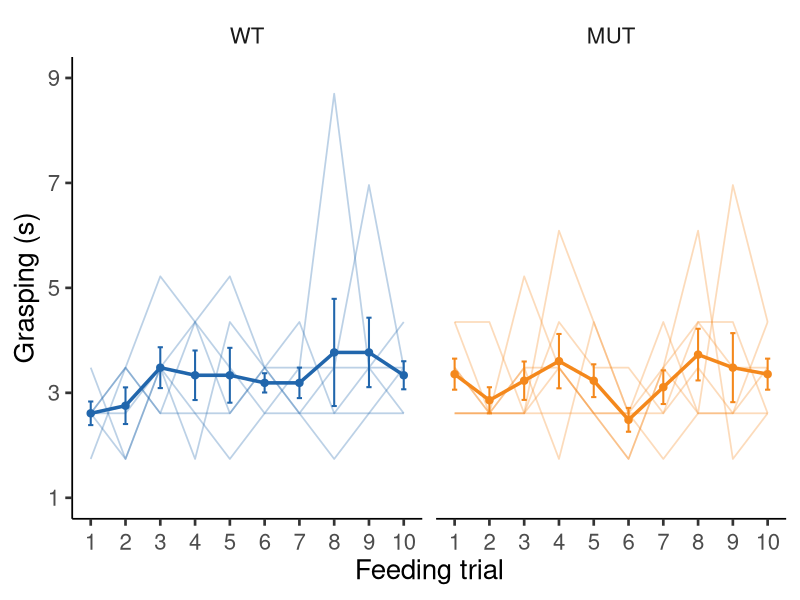
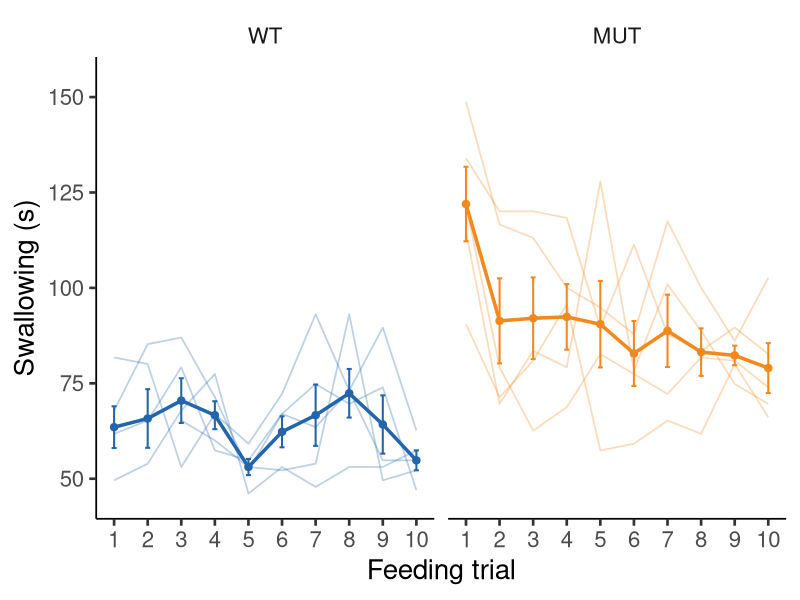
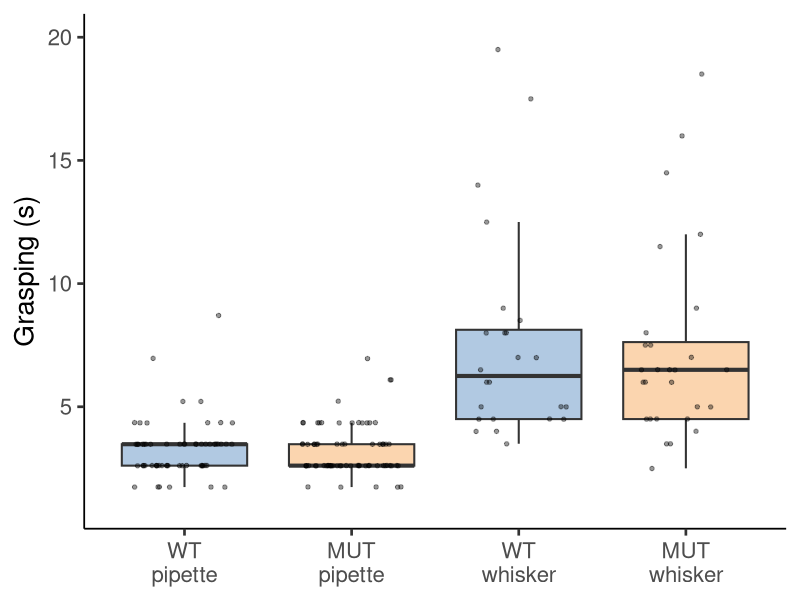

Here is the R script that generated these plots, in order:
# Fig. S8d-f: Feeding behavior
# Author: Ruohan Zhong

# Packages
library(tidyverse)

# Plot colors
my_cols <- c(WT = "#2166ac", MUT = "#f4881c")

# Load and prepare 10-trial grasping data
grasp_10 <- read.csv("grasp_pipette_10.csv") |>
  as_tibble() |>
  filter(method == "pipette") |>
  mutate(
    genotype   = factor(genotype, levels = c("WT", "MUT")),
    animalID   = factor(animalID),
    trial      = factor(trial, levels = 1:10),
    trial_num  = as.numeric(as.character(trial)),
    method     = factor(method),
    starvation = factor(starvation),
    animal     = animalID,
    time       = Tgrasp
  )

# Load and prepare 10-trial swallowing data
swallow_10 <- read.csv("swallow_pipette_10.csv") |>
  as_tibble() |>
  filter(method == "pipette") |>
  mutate(
    genotype   = factor(genotype, levels = c("WT", "MUT")),
    animalID   = factor(animalID),
    trial      = factor(trial, levels = 1:10),
    trial_num  = as.numeric(as.character(trial)),
    method     = factor(method),
    starvation = factor(starvation),
    animal     = animalID,
    time       = Tswallow
  )

# Fig. S8d - Grasping across 10 feeding trials
grasp_10_summary <- grasp_10 |>
  group_by(genotype, trial_num) |>
  summarise(
    mean_time = mean(time, na.rm = TRUE),
    se_time   = sd(time, na.rm = TRUE) / sqrt(dplyr::n()),
    .groups   = "drop"
  )

p_grasp_10 <- ggplot() +
  geom_line(
    data = grasp_10,
    aes(x = trial_num, y = time, group = animal, color = genotype),
    alpha = 0.3,
    linewidth = 0.6
  ) +
  geom_line(
    data = grasp_10_summary,
    aes(x = trial_num, y = mean_time, color = genotype),
    linewidth = 1.2
  ) +
  geom_point(
    data = grasp_10_summary,
    aes(x = trial_num, y = mean_time, color = genotype),
    size = 2.2
  ) +
  geom_errorbar(
    data = grasp_10_summary,
    aes(
      x = trial_num,
      ymin = mean_time - se_time,
      ymax = mean_time + se_time,
      color = genotype
    ),
    width = 0.15,
    linewidth = 0.7
  ) +
  facet_wrap(~ genotype, nrow = 1) +
  scale_color_manual(values = my_cols) +
  scale_x_continuous(breaks = 1:10, labels = 1:10) +
  scale_y_continuous(limits = c(1, 9), breaks = c(1, 3, 5, 7, 9)) +
  labs(
    x = "Feeding trial",
    y = "Grasping (s)"
  ) +
  theme_classic(base_size = 20) +
  theme(
    axis.line = element_line(color = "black", linewidth = 0.6),
    panel.border = element_blank(),
    strip.background = element_blank(),
    strip.text = element_text(face = "plain"),
    legend.position = "none",
    axis.text.x = element_text(angle = 0, vjust = 0.5)
  )

p_grasp_10

# Fig. S8e - Swallowing across 10 feeding trials
swallow_10_summary <- swallow_10 |>
  group_by(genotype, trial_num) |>
  summarise(
    mean_time = mean(time, na.rm = TRUE),
    se_time   = sd(time, na.rm = TRUE) / sqrt(dplyr::n()),
    .groups   = "drop"
  )

p_swallow_10 <- ggplot() +
  geom_line(
    data = swallow_10,
    aes(x = trial_num, y = time, group = animal, color = genotype),
    alpha = 0.3,
    linewidth = 0.6
  ) +
  geom_line(
    data = swallow_10_summary,
    aes(x = trial_num, y = mean_time, color = genotype),
    linewidth = 1.2
  ) +
  geom_point(
    data = swallow_10_summary,
    aes(x = trial_num, y = mean_time, color = genotype),
    size = 2.2
  ) +
  geom_errorbar(
    data = swallow_10_summary,
    aes(
      x = trial_num,
      ymin = mean_time - se_time,
      ymax = mean_time + se_time,
      color = genotype
    ),
    width = 0.15,
    linewidth = 0.7
  ) +
  facet_wrap(~ genotype, nrow = 1) +
  scale_color_manual(values = my_cols) +
  scale_x_continuous(breaks = 1:10, labels = 1:10) +
  scale_y_continuous(
    limits = c(45, 155),
    breaks = c(50, 75, 100, 125, 150)
  ) +
  labs(
    x = "Feeding trial",
    y = "Swallowing (s)"
  ) +
  theme_classic(base_size = 20) +
  theme(
    axis.line = element_line(color = "black", linewidth = 0.6),
    panel.border = element_blank(),
    strip.background = element_blank(),
    strip.text = element_text(face = "plain"),
    legend.position = "none"
  )

p_swallow_10

# Fig. S8f - Grasping with pipette and whisker delivery
df <- read.csv("grasp_pipette_vs_whisker.csv")

df_long <- df |>
  pivot_longer(
    cols = everything(),
    names_to = "group",
    values_to = "grasp_time"
  ) |>
  separate(group, into = c("method", "genotype"), sep = "_") |>
  mutate(
    genotype = recode(genotype, wt = "WT", mut = "MUT"),
    method = recode(method, pipette = "Pipette", whisker = "Whisker"),
    group_order = factor(
      paste(genotype, method, sep = "_"),
      levels = c(
        "WT_Pipette",
        "MUT_Pipette",
        "WT_Whisker",
        "MUT_Whisker"
      )
    ),
    genotype = factor(genotype, levels = c("WT", "MUT"))
  )

p_box <- ggplot(
  df_long,
  aes(x = group_order, y = grasp_time, fill = genotype)
) +
  geom_boxplot(
    alpha = 0.35,
    outlier.shape = NA,
    linewidth = 0.7
  ) +
  geom_jitter(
    width = 0.3,
    alpha = 0.4,
    size = 1.2,
    color = "black"
  ) +
  scale_fill_manual(values = my_cols) +
  scale_x_discrete(
    labels = c(
      "WT_Pipette"  = "WT\npipette",
      "MUT_Pipette" = "MUT\npipette",
      "WT_Whisker"  = "WT\nwhisker",
      "MUT_Whisker" = "MUT\nwhisker"
    )
  ) +
  scale_y_continuous(limits = c(1, 20)) +
  labs(
    x = NULL,
    y = "Grasping (s)"
  ) +
  theme_classic(base_size = 20) +
  theme(
    axis.line = element_line(color = "black", linewidth = 0.6),
    axis.text.x = element_text(vjust = 0.8),
    legend.position = "none"
  )

p_box

# Session information
sessionInfo()
